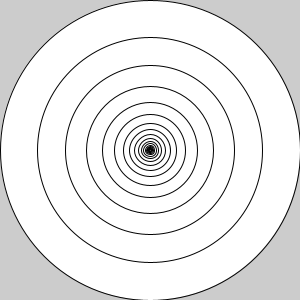
Frame 1 (no input)
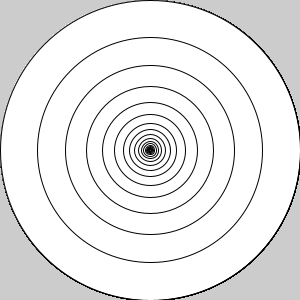
Frame 60 (the mouse pressed at the canvas centre just before this capture)
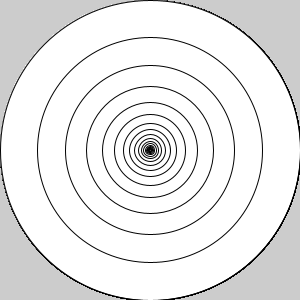
Frame 120 (the mouse held since frame 60 and released just before this capture)

The Processing sketch that drew these frames (run headless with seeded random() and noise(); from frame 60 on, the mouse is pressed at the canvas centre):

// Processing sketch: recursive_circle
// ── recursive_circle.pde
void setup() {
  size(300, 300);
}

void draw() {
  drawCircle(width/2,height/2,width);
}


void drawCircle(int x, int y, float radius) {
  ellipse(x, y, radius, radius);
  if ( radius>2) {
    radius *= 0.75;
    drawCircle(x, y, radius);
  }
}
